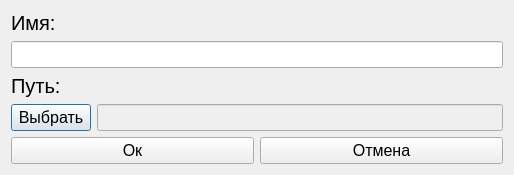
<?xml version="1.0" encoding="UTF-8"?>
<ui version="4.0">
 <class>Dialog</class>
 <widget class="QDialog" name="Dialog">
  <property name="geometry">
   <rect>
    <x>0</x>
    <y>0</y>
    <width>514</width>
    <height>175</height>
   </rect>
  </property>
  <property name="windowTitle">
   <string>Dialog</string>
  </property>
  <layout class="QGridLayout" name="gridLayout">
   <item row="1" column="0">
    <layout class="QVBoxLayout" name="verticalLayout">
     <item>
      <widget class="QLabel" name="label">
       <property name="font">
        <font>
         <pointsize>15</pointsize>
        </font>
       </property>
       <property name="text">
        <string>Имя:</string>
       </property>
      </widget>
     </item>
     <item>
      <widget class="QLineEdit" name="name">
       <property name="font">
        <font>
         <pointsize>12</pointsize>
        </font>
       </property>
      </widget>
     </item>
     <item>
      <widget class="QLabel" name="label_2">
       <property name="font">
        <font>
         <pointsize>15</pointsize>
        </font>
       </property>
       <property name="text">
        <string>Путь:</string>
       </property>
      </widget>
     </item>
     <item>
      <layout class="QHBoxLayout" name="horizontalLayout_3">
       <item>
        <widget class="QPushButton" name="choose_button">
         <property name="font">
          <font>
           <pointsize>12</pointsize>
          </font>
         </property>
         <property name="text">
          <string>Выбрать</string>
         </property>
        </widget>
       </item>
       <item>
        <widget class="QLineEdit" name="choosen_path">
         <property name="enabled">
          <bool>false</bool>
         </property>
         <property name="font">
          <font>
           <pointsize>12</pointsize>
          </font>
         </property>
        </widget>
       </item>
      </layout>
     </item>
     <item>
      <layout class="QHBoxLayout" name="horizontalLayout">
       <item>
        <widget class="QPushButton" name="ok_button">
         <property name="font">
          <font>
           <pointsize>12</pointsize>
          </font>
         </property>
         <property name="text">
          <string>Ок</string>
         </property>
        </widget>
       </item>
       <item>
        <widget class="QPushButton" name="cancel_button">
         <property name="font">
          <font>
           <pointsize>12</pointsize>
          </font>
         </property>
         <property name="text">
          <string>Отмена</string>
         </property>
        </widget>
       </item>
      </layout>
     </item>
    </layout>
   </item>
  </layout>
 </widget>
 <resources/>
 <connections/>
</ui>
